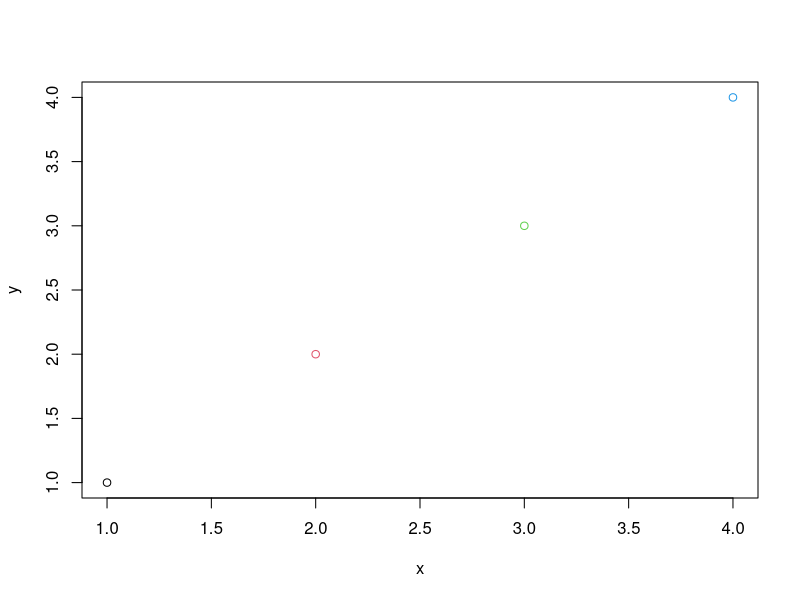
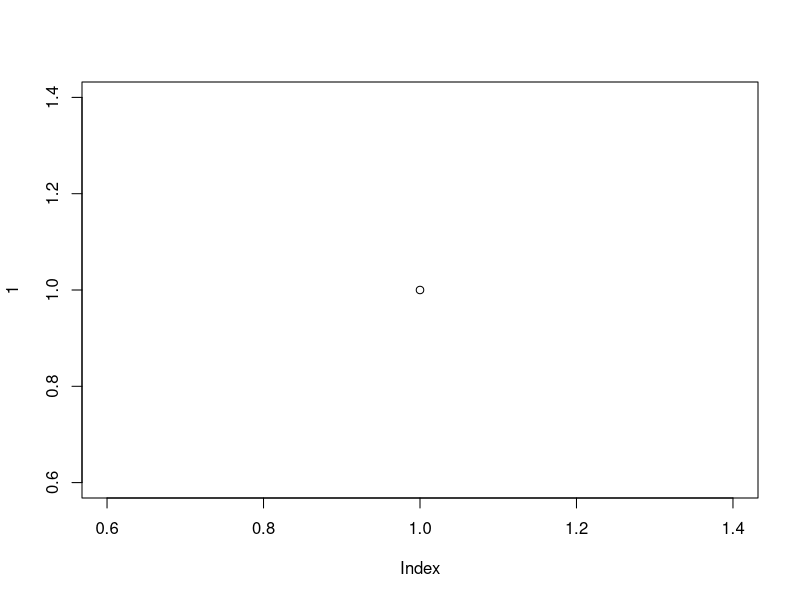

R code for these plots, in order:
#' ---
#' title: "Programming basics for Biostatistics 6099"
#' subtitle: "R function"
#' author: Zhiguang Huo (Caleb)
#' date: "Tuesday Sep 5, 2023"
#' output:
#'   slidy_presentation: default
#'   ioslides_presentation: default
#'   beamer_presentation: null
#' ---
#' 
#' Why do we need functions
#' ===
#' - If you repeat a procedure more than 2 times, you should consider make it as a function.
#'     - Save your work in the future.
#'     - Avoid mistakes.
#'     
#'     
#' 
#' Component of a R function
#' ===
#' 
#' - All R functions have three parts:
#'     - body(), the code inside the function
#'     - formals(), list of arguments which controls how you can call the function.
#'     - environment(), the map of the location of the function's variables.
#' 
## -----------------------------------------------------------------------------
cubic <- function(x){
  return(x^3)
} 
## x: function argument
## cubic: function name

body(cubic)
formals(cubic)
environment(cubic)

#' 
#' 
#' 
#' Primitive functions
#' ===
#' - Primitive funcitons are exceptions to the rule.
#' - Primitive funcitons, like sum(), call C code directly .Primitive() and contain no R code.
#' - Primitive funcitons are only in the base package, they can be more efficient.
## -----------------------------------------------------------------------------
sum
body(sum)
formals(sum)
environment(sum)

#' 
#' Example - Odds Ratio Function
#' ===
#' - Suppose we want to write a function that calculates the odds ratio $\theta$ of a 2 x 2 contingency table and the asymptotic confidence interval for $\theta$.
#' 
#' ![](../figure/oddsRatioTable.png)
#' 
#' 
#' - Sample odds ratio, 
#'    $$\hat{\theta}=\frac{ad}{bc} $$ 
#' - The asymptotic standard error for $log(\hat{\theta})$ is $$SE(log\hat{\theta})=\sqrt{\frac{1}{a}+\frac{1}{b}+\frac{1}{c}+\frac{1}{d}} $$ 
#' - The asymptotic 100(1-$\alpha$)\% confidence interval for $log\hat{\theta}$ is, $$ log\hat{\theta} \pm z_{\alpha/2}SE(log\hat{\theta}) $$
#' - Exponentiate the upper and lower bounds to get a confidence interval for $\theta$.
#'    
#'     
#' 
#' Example - Odds Ratio Function
#' ===
#' - Consider the following data that describes the relationship between myocardial infarction and aspirin use (Agresti 1996). 
## -----------------------------------------------------------------------------
X <- matrix(c(189, 104, 10845, 10933), nrow=2,
            dimnames=list(Treatment=c("Placebo","Aspirin"), 
                          "Myocardial Infarction"=c("Yes", "No")))
X

#' 
#' Returning Objects
#' ===
#' - Often we will want a function to return an object that can be assigned. The function for returning objects is return(). 
#' - The return() function prints and returns its arguments. 
#' 
## -----------------------------------------------------------------------------
odds.ratio0 <- function(X){
  result <- X[1,1]*X[2,2]/(X[1,2]*X[2,1])
  return(result)
}
odds.ratio0(X)

#' 
#' Returning Objects
#' ===
#' - If the end of a function is reached without calling return(), the value of the last evaluated expression is returned and outputted.
#' 
## -----------------------------------------------------------------------------
odds.ratio1 <- function(X){
  X[1,1]*X[2,2]/(X[1,2]*X[2,1])
}
odds.ratio1(X)

#' 
#' - You can also omit {} if there is only one line for the body
#' 
## -----------------------------------------------------------------------------
odds.ratio2 <- function(X) ## if the function has only one line, don't even need brackets
  X[1,1]*X[2,2]/(X[1,2]*X[2,1])

odds.ratio2(X)

#' 
#' 
#' 
#' Return multiple variables
#' ===
#' - A list is often a good tool for returning multiple objects.
## -----------------------------------------------------------------------------
odds.ratio <- function(X, conf.level=0.95){
  OR <- X[1,1]*X[2,2]/(X[1,2]*X[2,1])
  logOR.SE <- sqrt(sum(1/X))
  
  alpha <- 1 - conf.level
  CI.lower <- exp(log(OR) - qnorm(1 - alpha/2)*logOR.SE)
  CI.upper <- exp(log(OR) + qnorm(1 - alpha/2)*logOR.SE)
  # qnorm returns the quantiles of a Gaussian distribution.
  
  out <- list(OR=OR, CI=c(CI.lower, CI.upper), conf.level=conf.level)
  return(out)
}
odds.ratio(X)
odds.ratio(X)$OR

#' 
#' tracking progress of a function
#' ===
#' - The cat() and print() functions can be used to output results; 
#'     - the cat() function gives more control over the appearance of the output. 
#' 
## -----------------------------------------------------------------------------
odds.ratio <- function(X, conf.level=0.95){
  cat("calculating odds ratio...","\n")
  OR <- X[1,1]*X[2,2]/(X[1,2]*X[2,1])
  logOR.SE <- sqrt(sum(1/X))
  
  cat("calculating confidence interval...","\n")
  alpha <- 1 - conf.level
  CI.lower <- exp(log(OR) - qnorm(1 - alpha/2)*logOR.SE)
  CI.upper <- exp(log(OR) + qnorm(1 - alpha/2)*logOR.SE)
  
  cat("done, returning output...","\n")
  out <- list(OR=OR, CI=c(CI.lower, CI.upper), conf.level=conf.level)
  return(out)
}
out <- odds.ratio(X)

#' 
#' 
#' Verifying Arguments
#' ===
#' - If you are writing a function for others to use it is often a good idea to include code that verifies that the appropriate arguments were entered.
#' - If an argument value is not valid we want to stop executing the expression and return an error message.
#'      - missing(): Can be used to test whether a value was specified as an argument to a function; returns TRUE if a value is not specified and FALSE if a value is specified.
#'      - stop(): Stop execution of the current expression and prints an error.
#'      - warning(): Generate a warning message.
#'      - message(): Generate a diagnostic message.
#'      - stopifnot(): If any of the arguments are not all TRUE then stop() is called and an error message is produced that indicates the first element of the argument list that is not TRUE. 
#' 
#' examples for verifying arguments
#' ===
## -----------------------------------------------------------------------------
odds.ratio <- function(X, conf.level=0.95){
  stopifnot(!missing(X), is.matrix(X),dim(X)==c(2,2),X>0)

  cat("calculating odds ratio...","\n")
  OR <- X[1,1]*X[2,2]/(X[1,2]*X[2,1])
  logOR.SE <- sqrt(sum(1/X))
  
  cat("calculating confidence interval...","\n")
  alpha <- 1 - conf.level
  CI.lower <- exp(log(OR) - qnorm(1 - alpha/2)*logOR.SE)
  CI.upper <- exp(log(OR) + qnorm(1 - alpha/2)*logOR.SE)
  
  cat("done, returning output...","\n")
  out <- list(OR=OR, CI=c(CI.lower, CI.upper), conf.level=conf.level)
  return(out)
}
out <- odds.ratio(X)

#' 
#' 
#' Try catch
#' ===
#' 
#' tryCatch function allows your code to be excuted even error exists
#' 
## -----------------------------------------------------------------------------
# result = tryCatch({
#     expr
# }, warning = function(w) {
#     warning-handler-code
# }, error = function(e) {
#     error-handler-code
# }
# )

#' 
#' - success
## -----------------------------------------------------------------------------
result = tryCatch({
  2^6
}, warning = function(w) {
  print(paste("MY_WARNING:  ",w))
  return("warning")
}, error = function(e) {
  print(paste("MY_ERROR:  ",e))
  return("error")
}
)
result

#' 
#' ---
#' 
#' - warning
#' 
## -----------------------------------------------------------------------------
result = tryCatch({
  1:3 + 1:2
}, warning = function(w) {
  print(paste("MY_WARNING:  ",w))
  return("warning")
}, error = function(e) {
  print(paste("MY_ERROR:  ",e))
  return("error")
}
)
result

#' 
#' ---
#' 
#' - error
#' 
## -----------------------------------------------------------------------------
result = tryCatch({
  "A" + "B"
}, warning = function(w) {
  print(paste("MY_WARNING:  ",w))
  return("warning")
}, error = function(e) {
  print(paste("MY_ERROR:  ",e))
  return("error")
}
)
result

#' 
#' 
#' 
#' 
#' Lexical scoping for R functions
#' ===
#' 
#' Scoping is the set of rules that govern how R looks up the value of a symbol.
#' 
#' - Name masking
#' - fresh start
#' - dynamic lookup
#' 
#' Name masking
#' ===
#' 
#' - If a function doesn't find a variable/function inside a function, it will search one level up
## -----------------------------------------------------------------------------
x <- 1
h <- function(){
  y <- 2
  return(x + y)
}

h()

#' 
#' 
#' A fresh start
#' ===
#' 
## -----------------------------------------------------------------------------
j <- function(){
  if(!exists("a")){
    a <- 1
  } else {
    a <- a + 1
  }
  print(a)
}
j()
j()

#' 
#' Dynamic lookup
#' ===
#' 
## -----------------------------------------------------------------------------
x <- 15
f <- function() x
f()

x <- 20
f()

#' Every operation is a function call 
#' ===
#' 
#' - infix operators: +, -, *, /
## -----------------------------------------------------------------------------
x <- 10; y <- 5; 
x + y
'+'(x, y)

#' 
#' - Control flow operators: for, if while
## -----------------------------------------------------------------------------
for(i in 1:2) cat(i,' ')
'for'(i, 1:2, cat(i,' '))

#' 
#' - Subsetting operator
## -----------------------------------------------------------------------------
x <- 1:10; x[3]
'['(x,3)

#' 
#' 
#' Other infix functions
#' ===
#' 
## -----------------------------------------------------------------------------
## %%: Remainder operator
5 %% 3

## %/%: Integer division
5 %/% 3

## %*% Matrix multiplication
matrix(1:6,nrow=2) %*% matrix(1:6,nrow=3)


#' 
#' 
#' Function arguments -- default value
#' ===
#' - default argument of a function can be defined in the function formals
## -----------------------------------------------------------------------------
f <- function(arg, brg=10) 
  list(arg = arg, brg = brg)
str(f(arg=2, brg=10))
str(f(arg=2)) 

#' 
#' - revisit = and <-
#'     - = can be used for assigning value and specifying function argument
#'     - <- can only be used for assigning value.
#' 
#' 
#' Function arguments
#' ===
#' - How to specify function arguments
#'     - complete name
#'     - partial name
#'     - by position
#' - Arguments match order 
#'     1. first by exact name (perfect matching), 
## -----------------------------------------------------------------------------
f <- function(arg, brg=10) 
  list(arg = arg, brg = brg)
f(arg=2, brg=10)

#' 
#' ---
#' 
#'     2. then by prefix matching, 
## -----------------------------------------------------------------------------
f <- function(arg, brg=10) 
  list(arg = arg, brg = brg)
f(b=10, ar=2)

#'     3. finally by position matching
## -----------------------------------------------------------------------------
f <- function(arg, brg=10) 
  list(arg = arg, brg = brg)
f(2, 10)

#' 
#' 
#' function calling habits
#' ===
#' - good calls
## -----------------------------------------------------------------------------
mean(1:10); mean(1:10, na.rm = TRUE)

#' 
#' - overkill
## -----------------------------------------------------------------------------
mean(x=1:10)

#' 
#' - confusing
## -----------------------------------------------------------------------------
mean(1:10, n = T); mean(1:10, , FALSE); mean(1:10, 0.05); mean(, TRUE, x = c(1:10, NA))

#' 
#' 
#' Extra argument: ...
#' ===
#' 
#' - ...: allows variability in the arguments given to R functions
#' - First check the function argument of plot()
#' - We will create a new function which will pass extra argument to another function
## -----------------------------------------------------------------------------
myPlot <- function(x,y,...){
  plot(x,y,...)
}
myPlot(1:4,1:4,col=1:4)

#' 
#' 
#' calling a function given a list of arguments
#' ===
#' - If you have a list of function arguments: 
#'     - args <- list(1:10, na.rm=TRUE)
#' - How could you then send that list to mean()? 
#'     - Need do.call()
## -----------------------------------------------------------------------------
do.call(mean, list(1:10, na.rm=TRUE))
mean(1:10, na.rm=TRUE)

#' 
#' 
#' R path function
#' ===
#' 
#' - getwd(): get current working directory
## -----------------------------------------------------------------------------
getwd()

#' 
#' - setwd(): set current working directly
## -----------------------------------------------------------------------------
WD0 <- getwd()
setwd("~") ## ~ represent user home directly 
getwd()
setwd(WD0)
getwd()

#' 
#' Directory information
#' ===
#' 
#' - dir(): show all files available under current working directory.
## -----------------------------------------------------------------------------
dir()
dir("~")

#' 
#' ---
#' 
#' - file.exist(): check a certain filename already
#' 
## -----------------------------------------------------------------------------
file.exists("result.Rdata")
file.exists("amatrix.csv")

#' 
#' - dir.create(): create a new folder
## -----------------------------------------------------------------------------
dir.create("tmp")
dir.create("tmp") # there is a warning message if the folder already exist.

#' 
#' - dir.exists(): chech if a directory already exists.
#' 
#' 
#' 
#' Time function - Keep track the time of your progress
#' ===
#' - Sys.time()
#' 
## -----------------------------------------------------------------------------
start <- Sys.time()
sum(1:1e4)
end <- Sys.time()
end - start

start <- Sys.time()
result <- 0
for(i in 1:1e4){
  result <- result + i
}
result
end <- Sys.time()
end - start

#' 
#' Lazy Evaluation
#' ===
#' - R performs **lazy evaluation** of function arguments. The arguments are not evaluated until they are required.
#'     - Lazy evaluation can save time and memory if the arguments are not needed.
#'     - The function force() forces the evaluation of a function argument.
#' - Consider the function 
## -----------------------------------------------------------------------------
f <- function(x, y=x){
  x <- x + 1
  return(y)
}
f(1)

#' - Since there is no argument for y, R evaluates the default value of y only when it is needed. 
## -----------------------------------------------------------------------------
f <- function(x, y=x){
  force(y) # force to evaluate y.
  x <- x + 1
  return(y)
}
f(1)

#' 
#' 
#' Anonymous functions
#' ===
#' 
#' - You use an anonymous function when it's not worth the effort to give it a name
#' - Like all functions in R, anonymous functions have formals(), body() and a parent environment()
#' 
## -----------------------------------------------------------------------------
function(x=4) x^2 + 1
formals(function(x=4) x^2 + 1)
body(function(x=4) x^2 + 1)
environment(function(x=4) x^2 + 1)

#' 
#' Call functions from another library
#' ===
#' - You can use functions from other packages by library
## -----------------------------------------------------------------------------
library(survival)

## seek for help about the survival package
help(package=survival)

## get help for a specific function
?coxph

## head(coxph)
## args(coxph)
## coxph


detach("package:survival", unload=TRUE) ## remove survival package from R loaded environment

#' 
#' 
#' Environments
#' ===
#' - Only introduce the basic structure of R environments.
#' - Refer to Chapter 8 of Advanced R book for details.
#' [http://adv-r.had.co.nz/Environments.html](http://adv-r.had.co.nz/Environments.html)
#' 
#' 
#' Basic Environments
#' ===
#' - The job of an environment is to associate, or bind, a set of names to a set of values.
#' - You can think of an environment as a bag of names.
## -----------------------------------------------------------------------------
e <- new.env()
e$a <- FALSE
e$b <- "a"
e$c <- 2:3
e$d <- 1:3

#' ![](../figure/environment.png)
#' 
#' 
#' Basic environments
#' ===
#' 
#' Generally, an environment is similar to a list, with following important exceptions.
#' 
#' - Every object in an environment has a unique name.
#' - The objects in an environment are not ordered.
#' - An environment has a parent.
#' 
#' There are four special environments:
#' 
#' - The globalenv(), or global environemnt, is the interactive workspace which you normally work on. The parent of the global environment is the last package you attached.
#' - The baseenv(), or base environment, is the environment of the base package. Its parent is the empty environment.
#' - emptyenv(), or empty environment, is the ultimate ancestor of all environments, and the only environment without a parent.
#' - environment() is the current environment.
#' 
#' 
#' Environment search path
#' ===
#' 
#' ![](../figure/searchPath.png)
#' 
#' 
#' 
## -----------------------------------------------------------------------------
search() ## lists all parents of the global environment.
parent.env(globalenv())

#' 
#' Example
#' ===
#' 
#' 
## -----------------------------------------------------------------------------
plot(1)
environment(plot)

#' 
#' 
#' User-defined function will be in the global environment,
#' which will mask the function (of the same name) in the other loaded packages.
#' 
## -----------------------------------------------------------------------------
plot <- function(x) print(x)
plot(1)
environment(plot)

#' 
#' 
#' 
#' Load a new package
#' ===
## -----------------------------------------------------------------------------
library(mclust)
search() ## lists all parents of the global environment.

#' 
#' Load a new package 2
#' ===
#' 
## -----------------------------------------------------------------------------
environment(combn)
library(combinat)
search() ## lists all parents of the global environment.

#' 
#' ---
#' 
## -----------------------------------------------------------------------------
environment(combn)
environment(utils::combn)
environment(combinat::combn)

#' 
#' - Use :: to specify namespace
#' 
#' Function utility searching (optional)
#' ===
## -----------------------------------------------------------------------------
x <- matrix(1:4,nrow=2,ncol=2)
nrow
nrow(x)
dim(x)
dim <- function() c(1,1)
## guess what is nrow(x)

#' 
#' ---
#' 
## -----------------------------------------------------------------------------
nrow(x) ## A function in a package will always use the utilities within its namespace first
## this is how R prevents external/global functions from affecting utilities functions inside a package
environment(nrow)
environment(dim)
base::dim

#' 
#' 
#' ![](../figure/dim_ncol.png){width=50%}
#' 
#' 
#' 
#' 
#' References
#' ===
#' 
#' - [http://adv-r.had.co.nz](http://adv-r.had.co.nz)
#' - [http://www.stat.cmu.edu/~ryantibs/statcomp/](http://www.stat.cmu.edu/~ryantibs/statcomp/)
#' 
#' 
#' 
